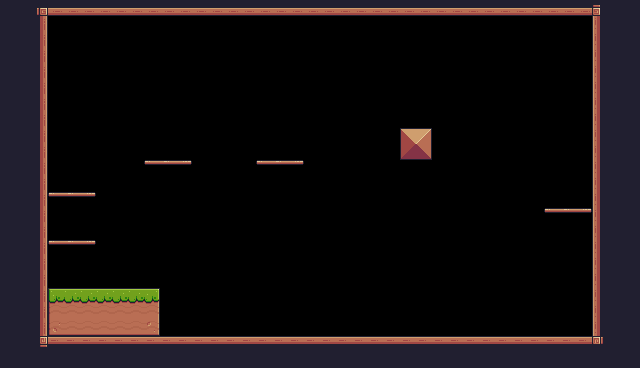

The image is a tile-based game level rendered from a .tmx file. Its description and complete source (layers, tilesets, objects, tile grids) follow:
An orthogonal 40x23 tile map with 16x16 px tiles, 1 tile layer (background) and 22 objects (7x Fruit, 5x Platform, Player, Saw, Checkpoint, ...).

<map version="1.10" tiledversion="1.10.2" orientation="orthogonal" renderorder="right-down" width="40" height="23" tilewidth="16" tileheight="16" infinite="0" nextlayerid="5" nextobjectid="38">
 <tileset firstgid="1" source="Pixel adventure.tsx" />
 <layer id="1" name="background" width="40" height="23">
  <properties>
   <property name="BackgroundColor" value="Gray" />
  </properties>
  <data encoding="csv">
24,24,92,134,134,134,134,134,134,134,134,134,134,134,134,134,134,134,134,134,134,134,134,134,134,134,134,134,134,134,134,134,134,134,134,134,134,93,24,24,
24,24,113,0,0,0,0,0,0,0,0,0,0,0,0,0,0,0,0,0,0,0,0,0,0,0,0,0,0,0,0,0,0,0,0,0,0,111,24,24,
24,24,113,0,0,0,0,0,0,0,0,0,0,0,0,0,0,0,0,0,0,0,0,0,0,0,0,0,0,0,0,0,0,0,0,0,0,111,24,24,
24,24,113,0,0,0,0,0,0,0,0,0,0,0,0,0,0,0,0,0,0,0,0,0,0,0,0,0,0,0,0,0,0,0,0,0,0,111,24,24,
24,24,113,0,0,0,0,0,0,0,0,0,0,0,0,0,0,0,0,0,0,0,0,0,0,0,0,0,0,0,0,0,0,0,0,0,0,111,24,24,
24,24,113,0,0,0,0,0,0,0,0,0,0,0,0,0,0,0,0,0,0,0,0,0,0,0,0,0,0,0,0,0,0,0,0,0,0,111,24,24,
24,24,113,0,0,0,0,0,0,0,0,0,0,0,0,0,0,0,0,0,0,0,0,0,0,0,0,0,0,0,0,0,0,0,0,0,0,111,24,24,
24,24,113,0,0,0,0,0,0,0,0,0,0,0,0,0,0,0,0,0,0,0,0,0,0,0,0,0,0,0,0,0,0,0,0,0,0,111,24,24,
24,24,113,0,0,0,0,0,0,0,0,0,0,0,0,0,0,0,0,0,0,0,0,0,0,36,37,0,0,0,0,0,0,0,0,0,0,111,24,24,
24,24,113,0,0,0,0,0,0,0,0,0,0,0,0,0,0,0,0,0,0,0,0,0,0,58,59,0,0,0,0,0,0,0,0,0,0,111,24,24,
24,24,113,0,0,0,0,0,0,40,41,42,0,0,0,0,40,41,42,0,0,0,0,0,0,0,0,0,0,0,0,0,0,0,0,0,0,111,24,24,
24,24,113,0,0,0,0,0,0,0,0,0,0,0,0,0,0,0,0,0,0,0,0,0,0,0,0,0,0,0,0,0,0,0,0,0,0,111,24,24,
24,24,113,40,41,42,0,0,0,0,0,0,0,0,0,0,0,0,0,0,0,0,0,0,0,0,0,0,0,0,0,0,0,0,0,0,0,111,24,24,
24,24,113,0,0,0,0,0,0,0,0,0,0,0,0,0,0,0,0,0,0,0,0,0,0,0,0,0,0,0,0,0,0,0,40,41,42,111,24,24,
24,24,113,0,0,0,0,0,0,0,0,0,0,0,0,0,0,0,0,0,0,0,0,0,0,0,0,0,0,0,0,0,0,0,0,0,0,111,24,24,
24,24,113,40,41,42,0,0,0,0,0,0,0,0,0,0,0,0,0,0,0,0,0,0,0,0,0,0,0,0,0,0,0,0,0,0,0,111,24,24,
24,24,113,0,0,0,0,0,0,0,0,0,0,0,0,0,0,0,0,0,0,0,0,0,0,0,0,0,0,0,0,0,0,0,0,0,0,111,24,24,
24,24,113,0,0,0,0,0,0,0,0,0,0,0,0,0,0,0,0,0,0,0,0,0,0,0,0,0,0,0,0,0,0,0,0,0,0,111,24,24,
24,24,113,7,8,8,8,8,8,9,0,0,0,0,0,0,0,0,0,0,0,0,0,0,0,0,0,0,0,0,0,0,0,0,0,0,0,111,24,24,
24,24,113,29,30,30,30,30,30,31,0,0,0,0,0,0,0,0,0,0,0,0,0,0,0,0,0,0,0,0,0,0,0,0,0,0,0,111,24,24,
24,24,113,51,52,52,52,52,52,53,0,0,0,0,0,0,0,0,0,0,0,0,0,0,0,0,0,0,0,0,0,0,0,0,0,0,0,111,24,24,
24,24,114,90,90,90,90,90,90,90,90,90,90,90,90,90,90,90,90,90,90,90,90,90,90,90,90,90,90,90,90,90,90,90,90,90,90,115,24,24,
24,24,24,24,24,24,24,24,24,24,24,24,24,24,24,24,24,24,112,112,112,24,24,24,24,24,24,24,24,24,24,24,24,24,24,24,24,24,24,24
</data>
 </layer>
 <objectgroup id="2" name="Spawnpoints">
  <object id="4" name="Player" type="Player" x="113" y="252.5" width="32" height="32" />
  <object id="24" name="Apple" type="Fruit" x="64" y="160.5" width="32" height="32" />
  <object id="27" name="Kiwi" type="Fruit" x="214.5" y="95" width="32" height="32" />
  <object id="28" name="Cherries" type="Fruit" x="342.5" y="86" width="32" height="32" />
  <object id="29" name="Bananas" type="Fruit" x="482" y="104.5" width="32" height="32" />
  <object id="30" name="Bananas" type="Fruit" x="508.5" y="130" width="32" height="32" />
  <object id="31" name="Bananas" type="Fruit" x="529.5" y="154" width="32" height="32" />
  <object id="32" name="Orange" type="Fruit" x="539.5" y="168.125" width="32" height="32" />
  <object id="35" type="Saw" x="336.5" y="146" width="32" height="32">
   <properties>
    <property name="isVertical" type="bool" value="true" />
    <property name="offNeg" type="float" value="8" />
    <property name="offPos" type="float" value="5" />
   </properties>
  </object>
  <object id="36" type="Checkpoint" x="534.875" y="144.25" width="64" height="64" />
  <object id="37" type="Chicken" x="319.333" y="304" width="32" height="32">
   <properties>
    <property name="offNeg" type="float" value="11" />
    <property name="offPos" type="float" value="16" />
   </properties>
  </object>
 </objectgroup>
 <objectgroup id="4" name="Collision">
  <object id="8" type="Platform" x="48.6667" y="191.75" width="48" height="4.91667" />
  <object id="9" type="Platform" x="143.333" y="160" width="49.3333" height="5.25" />
  <object id="10" type="Platform" x="256" y="159.5" width="48" height="4.66667" />
  <object id="11" x="400.25" y="127.667" width="31.3333" height="32.6667" />
  <object id="12" type="Platform" x="543.917" y="208.25" width="47.75" height="5.33333" />
  <object id="14" x="48.0833" y="288.5" width="111.5" height="50" />
  <object id="17" x="36" y="7.33333" width="9.33333" height="339.333" />
  <object id="18" x="46" y="336.667" width="554.667" height="8" />
  <object id="19" x="592" y="3.33333" width="8" height="342.667" />
  <object id="20" x="44.6667" y="7.33333" width="558" height="8" />
  <object id="21" type="Platform" x="48" y="239.333" width="46" height="4" />
 </objectgroup>
</map>
